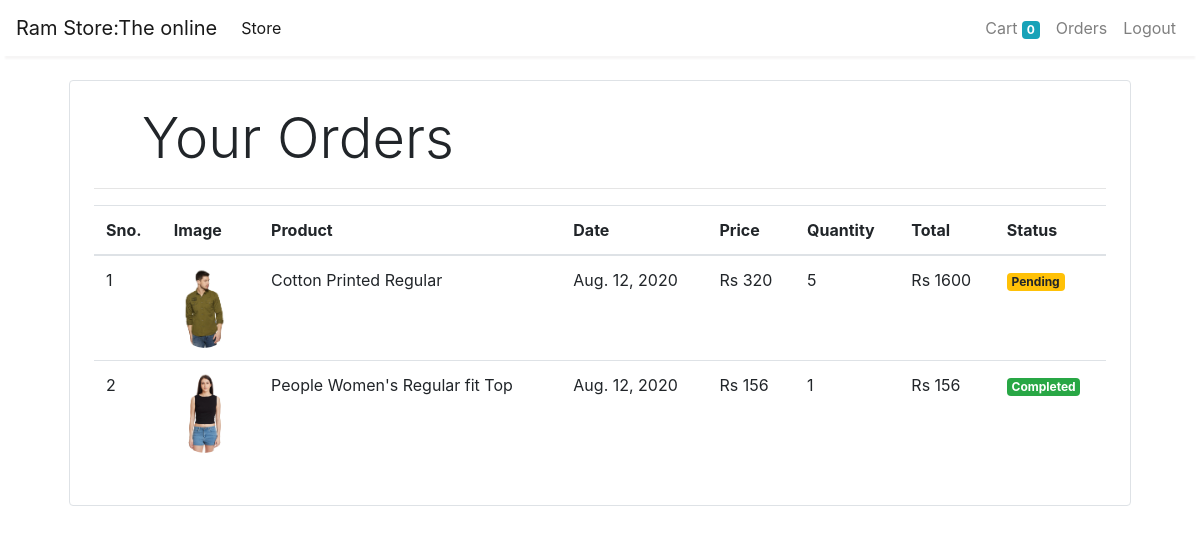
/orders (signed in), run on the app's committed database.
### store/models/orders.py (models this page shows, shortened)
class Order(models.Model):
    product = models.ForeignKey(Product,
                                on_delete=models.CASCADE)
    customer = models.ForeignKey(Customer,
                                 on_delete=models.CASCADE)
    quantity = models.IntegerField(default=1)
    price = models.IntegerField()
    address = models.CharField(max_length=50, default='', blank=True)
    phone = models.CharField(max_length=50, default='', blank=True)
    date = models.DateField(default=datetime.datetime.today)
    status = models.BooleanField(default=False)
    @staticmethod
    def get_orders_by_customer(customer_id):
        return Order.objects.filter(customer=customer_id).order_by('-date')

### store/models/product.py (models this page shows, shortened)
class Product(models.Model):
    name = models.CharField(max_length=50)
    price = models.IntegerField(default=0)
    category = models.ForeignKey(Category, on_delete=models.CASCADE, default=1)
    description = models.CharField(max_length=200, default='' , null=True , blank=True)
    image = models.ImageField(upload_to='uploads/products/')

### store/middlewares/auth.py (the view)
    def middleware(request):
        print(request.session.get('customer'))
        returnUrl = request.META['PATH_INFO']
        print(request.META['PATH_INFO'])
        if not request.session.get('customer'):
           return redirect(f'login?return_url={returnUrl}')
        response = get_response(request)
        return response

### store/templatetags/custom_filter.py (called while the page is built)
@register.filter(name='currency')
def currency(number):
    return "Rs "+str(number)

@register.filter(name='multiply')
def multiply(number , number1):
    return number * number1

### store/views/orders.py (called while the page is built)
    def get(self , request ):
        customer = request.session.get('customer')
        orders = Order.get_orders_by_customer(customer)
        print(orders)
        return render(request , 'orders.html'  , {'orders' : orders})

### store/templates/orders.html
{% extends 'base.html' %}
{% block content %}
{% load cart %}
{% load custom_filter %}
<div class="container">
   <div class="border rounded p-4 m-4">
        <p class="display-4 pl-4 ml-4">Your Orders</p>
        <hr>
        <table class="table">
            <thead>
                <tr>
                    <th>Sno.</th>
                    <th>Image</th>
                    <th>Product</th>
                    <th>Date</th>
                    <th>Price</th>
                    <th>Quantity</th>
                    <th>Total</th>
                    <th>Status</th>
                </tr>
            </thead>
            <tbody>
                {% for order in orders %}
                <tr>
                    <td>{{forloop.counter}}</td>
                    <td><img style="height: 80px;" class="rounded-circle" src="{{order.product.image.url}}" alt=""></td>
                    <td>{{order.product.name}}</td>
                    <td>{{order.date}}</td>
                    <td>{{order.price|currency}}</td>
                    <td>{{order.quantity}}</td>
                    <td>{{order.quantity|multiply:order.price|currency}}</td>
                    {% if order.status %}
                    <td><small class="badge badge-success">Completed</small></td>
                    {%else%}
                    <td><small class="badge badge-warning">Pending</small></td>
                    {% endif %}
                </tr>
                {% endfor %}
            </tbody>
        </table>
   </div>
</div>
{% endblock %}

### data on the page
Order: product.image (picture), product.name "Cotton Printed Regular", date "Aug. 12, 2020", price "Rs 320", quantity "5", quantity|multiply "Rs 1600", status "Pending"
Order: product.image (picture), product.name "People Women's Regular fit Top", date "Aug. 12, 2020", price "Rs 156", quantity "1", quantity|multiply "Rs 156", status "Completed"

### other printed values
{{ request.session.cart.keys|length }} "0"
